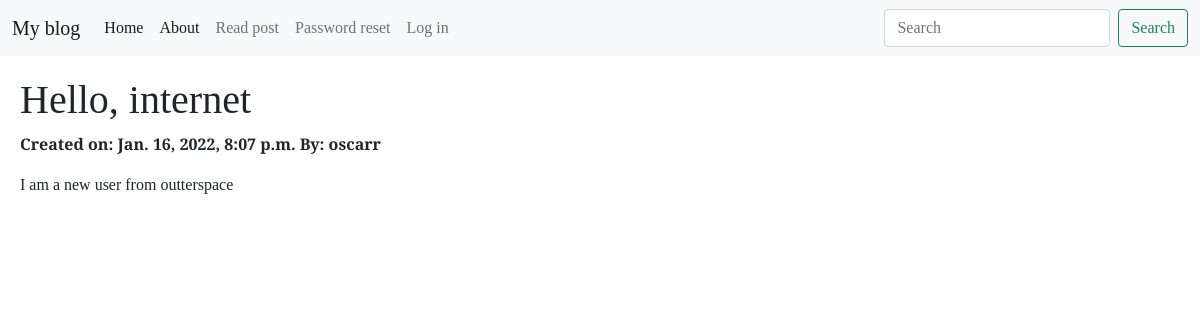
Page /posts/2/ on the committed database.
### posts/models.py (models this page shows, shortened)
class Post(models.Model):
    title = models.CharField(max_length=255)
    author = models.ForeignKey('auth.User', on_delete=models.CASCADE)
    body = models.TextField()
    created_on = models.DateTimeField(auto_now_add=True)

### posts/views.py (the view)
# urls.py: path('<int:pk>/', PostDetailView.as_view(), name='post_detail'),
class PostDetailView(DetailView):
    template_name = "blog/detail.html"
    model = Post

### templates/blog/detail.html (shortened to what this page needs)
{% extends 'base.html' %}
{% block content%}
<h1> {{ post.title }} </h1>
<p><strong> Created on: {{ post.created_on }} By: {{ post.author }}</strong></p>
<p>{{ post.body}} </p>
{% endblock content%}

### static/css/base.css (style rules this page uses)
body { font-family: "Cambo", serif; font-family: "Outfit", sans-serif; font-family: "Playfair Display", serif; }
h1 { font-weight: 200; }

### rows in the picture
Post: title "Hello, internet", created_on "Jan. 16, 2022, 8:07 p.m.", author "oscarr", body "I am a new user from outterspace"
